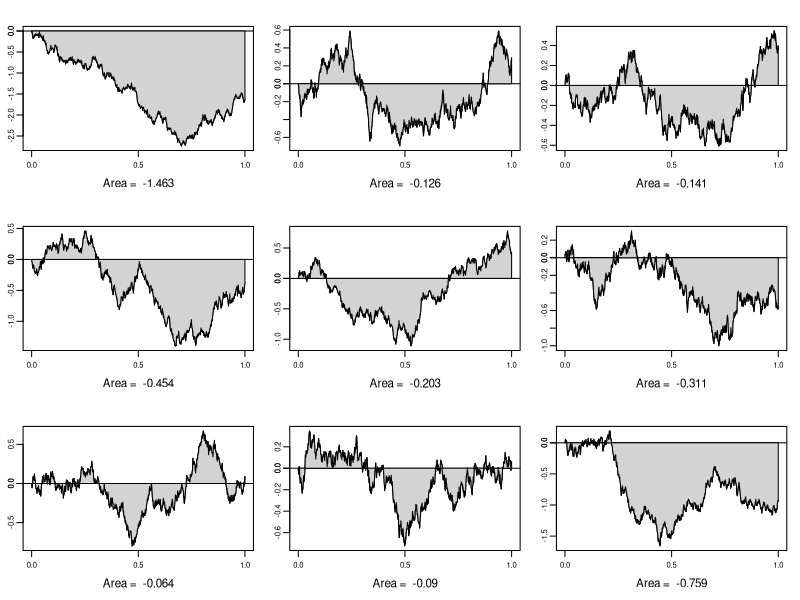

This figure's R source:
# integratedbm.R
# Integrated Brownian motion and Figure 9.1

par(mfrow=c(3,3), mar=c(3.75,1.75,2,1), tck=-.05, mgp=c(3,.5,0), cex.axis=0.7)
trials <- 9
mesh <- 1000
sim <- numeric(trials)
for (i in 1:trials){
	bm <- c(0,cumsum(rnorm(mesh)))/sqrt(mesh)
	ss <- sum(bm)/mesh
	sim[i] <- ss
x <- c(0:mesh,rev(0:mesh))
y <- c(rep(0,mesh+1),rev(bm))
plot(0:mesh,bm,type="l",xaxt="n",xlab="",ylab="")
axis(1,at = c(0,500,1000),labels=c("0.0", "0.5", "1.0"))
axis(2,at=c(0),labels=c("0.0"))
abline(h =0)
polygon(x,y,col="lightgray")
ss <- round(ss,2.7)
mtext(paste("Area = ",ss),1,line=2,cex=0.7)
}
